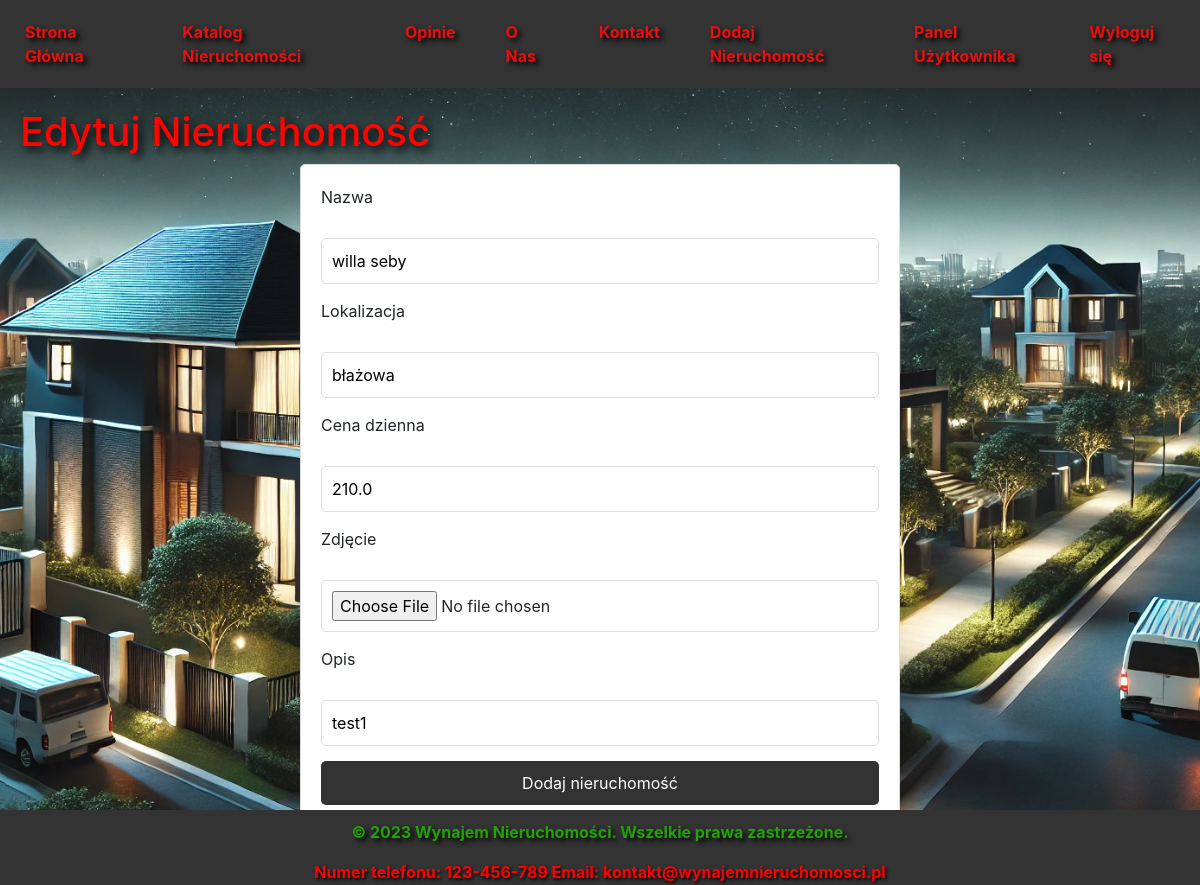
Page /edit/1 (signed in) on the committed database.
### app.py (models this page shows, shortened)
class Nieruchomosc(db.Model):
    id = db.Column(db.Integer, primary_key=True)
    nazwa = db.Column(db.String(100), nullable=False)
    lokalizacja = db.Column(db.String(100), nullable=False)
    cena_dzienna = db.Column(db.Float, nullable=False)
    opis = db.Column(db.Text, nullable=True)
    image_file = db.Column(db.String(100), nullable=False, default='default.jpg')  # Upewnij się, że kolumna istnieje
    wynajmy = db.relationship('Wynajem', backref='nieruchomosc', lazy=True)
    opinions = db.relationship('Opinion', back_populates='nieruchomosc', lazy=True)
    zdjecia = db.relationship('Zdjecie', backref='nieruchomosc', lazy=True)
    rentals = db.relationship('Rental', back_populates='nieruchomosc', cascade="all, delete-orphan")

### app.py (the view, shortened to what this page needs)
@app.route('/edit/<int:property_id>', methods=['GET', 'POST'])
@login_required
def edit_property(property_id):
    if not current_user.is_admin:
        flash('You do not have permission to access this page.', 'danger')
        return redirect(url_for('katalog'))
    property = Nieruchomosc.query.get_or_404(property_id)
    form = AddPropertyForm(obj=property)
    return render_template('edit.html', form=form, property=property)

### app.py
class AddPropertyForm(FlaskForm):
    nazwa = StringField('Nazwa', validators=[DataRequired()])
    lokalizacja = StringField('Lokalizacja', validators=[DataRequired()])
    cena_dzienna = FloatField('Cena dzienna', validators=[DataRequired(), NumberRange(min=0)])
    image = FileField('Zdjęcie', validators=[DataRequired()])
    opis = StringField('Opis', validators=[DataRequired()])
    submit = SubmitField('Dodaj nieruchomość')

### app.py (called while the page is built)
@login_manager.user_loader
def load_user(user_id):
    return User.query.get(int(user_id))

### templates/edit.html (shortened to what this page needs)
{% extends "base.html" %}
{% block content %}
<h1>Edytuj Nieruchomość</h1>
<form method="POST" action="{{ url_for('edit_property', property_id=property.id) }}" enctype="multipart/form-data">
    <div>
        {{ form.nazwa.label }}<br>
        {{ form.nazwa() }}<br>
    </div>
    <div>
        {{ form.lokalizacja.label }}<br>
        {{ form.lokalizacja() }}<br>
    </div>
    <div>
        {{ form.cena_dzienna.label }}<br>
        {{ form.cena_dzienna() }}<br>
    </div>
    <div>
        {{ form.image.label }}<br>
        {{ form.image() }}<br>
    </div>
    <div>
        {{ form.opis.label }}<br>
        {{ form.opis() }}<br>
    </div>
    <div>
        {{ form.submit() }}
    </div>
</form>
<a href="{{ url_for('index') }}">Powrót</a>
{% endblock %}

### static/css/styles.css (style rules this page uses)
body { font-family: Arial, sans-serif; background: url('../images/tlo.webp') no-repeat center center fixed; background-size: cover; color: #ff0000; margin: 0; padding: 0; font-weight: bold; }
h1, h2, h3, h4, h5, h6, .navbar-brand, .nav-link, .alert, footer div { font-weight: bold; font-size: 1,5em; color:red; text-shadow: 0.1em 0.1em 0.2em black; }
h1 { color: #ff0303; text-shadow: 0.1em 0.1em 0.2em black; }
form { background-color: #fff; padding: 20px; border: 1px solid #ddd; border-radius: 5px; max-width: 600px; margin: 0 auto; }
form div { margin-bottom: 15px; }
form label { display: block; margin-bottom: 5px; }
form input, form textarea { width: 100%; padding: 10px; border: 1px solid #ddd; border-radius: 5px; }
form input[type="submit"] { background-color: #333; color: #fff; border: none; padding: 10px 20px; cursor: pointer; }

### rows in the picture
Nieruchomosc: nazwa "willa seby", lokalizacja "błażowa", cena_dzienna "210.0", opis "test1"
